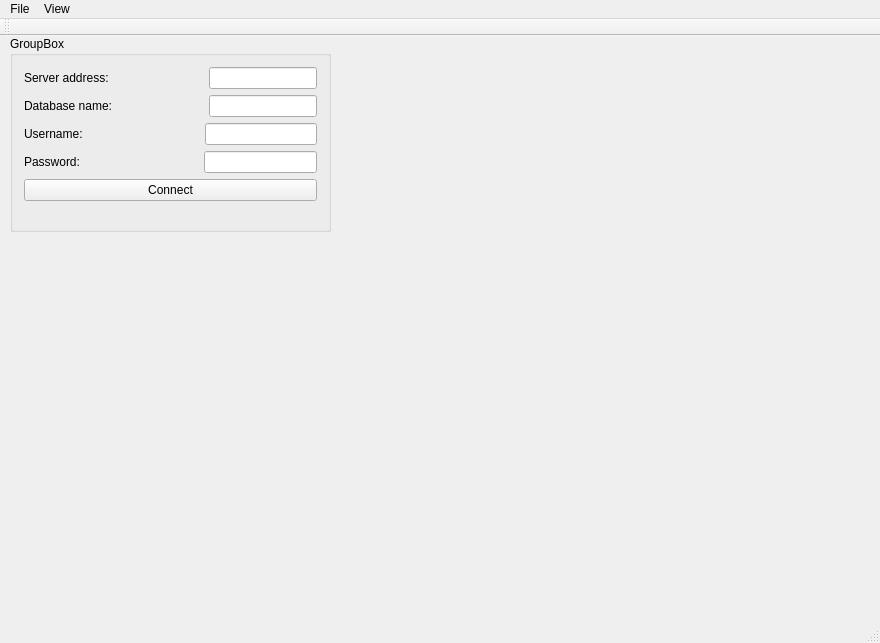
<?xml version="1.0" encoding="UTF-8"?>
<ui version="4.0">
 <class>MainWindow</class>
 <widget class="QMainWindow" name="MainWindow">
  <property name="geometry">
   <rect>
    <x>0</x>
    <y>0</y>
    <width>880</width>
    <height>643</height>
   </rect>
  </property>
  <property name="windowTitle">
   <string>MainWindow</string>
  </property>
  <widget class="QWidget" name="centralWidget">
   <widget class="QGroupBox" name="groupBox">
    <property name="geometry">
     <rect>
      <x>10</x>
      <y>0</y>
      <width>321</width>
      <height>196</height>
     </rect>
    </property>
    <property name="layoutDirection">
     <enum>Qt::LeftToRight</enum>
    </property>
    <property name="title">
     <string>GroupBox</string>
    </property>
    <layout class="QFormLayout" name="formLayout">
     <item row="0" column="0" colspan="2">
      <layout class="QVBoxLayout" name="verticalLayout">
       <item>
        <layout class="QHBoxLayout" name="horizontalLayout_3">
         <item>
          <widget class="QLabel" name="label_3">
           <property name="text">
            <string>Server address: </string>
           </property>
          </widget>
         </item>
         <item>
          <spacer name="horizontalSpacer">
           <property name="orientation">
            <enum>Qt::Horizontal</enum>
           </property>
           <property name="sizeHint" stdset="0">
            <size>
             <width>40</width>
             <height>20</height>
            </size>
           </property>
          </spacer>
         </item>
         <item>
          <widget class="QLineEdit" name="lineEdit_3"/>
         </item>
        </layout>
       </item>
       <item>
        <layout class="QHBoxLayout" name="horizontalLayout_2">
         <item>
          <widget class="QLabel" name="label_2">
           <property name="text">
            <string>Database name: </string>
           </property>
          </widget>
         </item>
         <item>
          <spacer name="horizontalSpacer_2">
           <property name="orientation">
            <enum>Qt::Horizontal</enum>
           </property>
           <property name="sizeHint" stdset="0">
            <size>
             <width>35</width>
             <height>20</height>
            </size>
           </property>
          </spacer>
         </item>
         <item>
          <widget class="QLineEdit" name="lineEdit_2"/>
         </item>
        </layout>
       </item>
       <item>
        <layout class="QHBoxLayout" name="horizontalLayout">
         <item>
          <widget class="QLabel" name="label">
           <property name="text">
            <string>Username: </string>
           </property>
          </widget>
         </item>
         <item>
          <spacer name="horizontalSpacer_3">
           <property name="orientation">
            <enum>Qt::Horizontal</enum>
           </property>
           <property name="sizeHint" stdset="0">
            <size>
             <width>40</width>
             <height>20</height>
            </size>
           </property>
          </spacer>
         </item>
         <item>
          <widget class="QLineEdit" name="lineEdit"/>
         </item>
        </layout>
       </item>
       <item>
        <layout class="QHBoxLayout" name="horizontalLayout_4">
         <item>
          <widget class="QLabel" name="label_4">
           <property name="text">
            <string>Password: </string>
           </property>
          </widget>
         </item>
         <item>
          <spacer name="horizontalSpacer_4">
           <property name="orientation">
            <enum>Qt::Horizontal</enum>
           </property>
           <property name="sizeHint" stdset="0">
            <size>
             <width>40</width>
             <height>20</height>
            </size>
           </property>
          </spacer>
         </item>
         <item>
          <widget class="QLineEdit" name="lineEdit_4"/>
         </item>
        </layout>
       </item>
       <item>
        <layout class="QHBoxLayout" name="horizontalLayout_5">
         <item>
          <widget class="QPushButton" name="pushButton_2">
           <property name="text">
            <string>Connect</string>
           </property>
          </widget>
         </item>
        </layout>
       </item>
      </layout>
     </item>
    </layout>
   </widget>
  </widget>
  <widget class="QMenuBar" name="menuBar">
   <property name="geometry">
    <rect>
     <x>0</x>
     <y>0</y>
     <width>880</width>
     <height>26</height>
    </rect>
   </property>
   <widget class="QMenu" name="menuFile">
    <property name="title">
     <string>File</string>
    </property>
   </widget>
   <widget class="QMenu" name="menuView">
    <property name="title">
     <string>View</string>
    </property>
    <addaction name="actionView_Movies"/>
    <addaction name="actionView_Rentals"/>
   </widget>
   <addaction name="menuFile"/>
   <addaction name="menuView"/>
  </widget>
  <widget class="QToolBar" name="mainToolBar">
   <attribute name="toolBarArea">
    <enum>TopToolBarArea</enum>
   </attribute>
   <attribute name="toolBarBreak">
    <bool>false</bool>
   </attribute>
  </widget>
  <widget class="QStatusBar" name="statusBar"/>
  <action name="actionView_Movies">
   <property name="text">
    <string>View Movies</string>
   </property>
  </action>
  <action name="actionView_Rentals">
   <property name="text">
    <string>View Rentals</string>
   </property>
  </action>
 </widget>
 <layoutdefault spacing="6" margin="11"/>
 <resources/>
 <connections/>
</ui>
